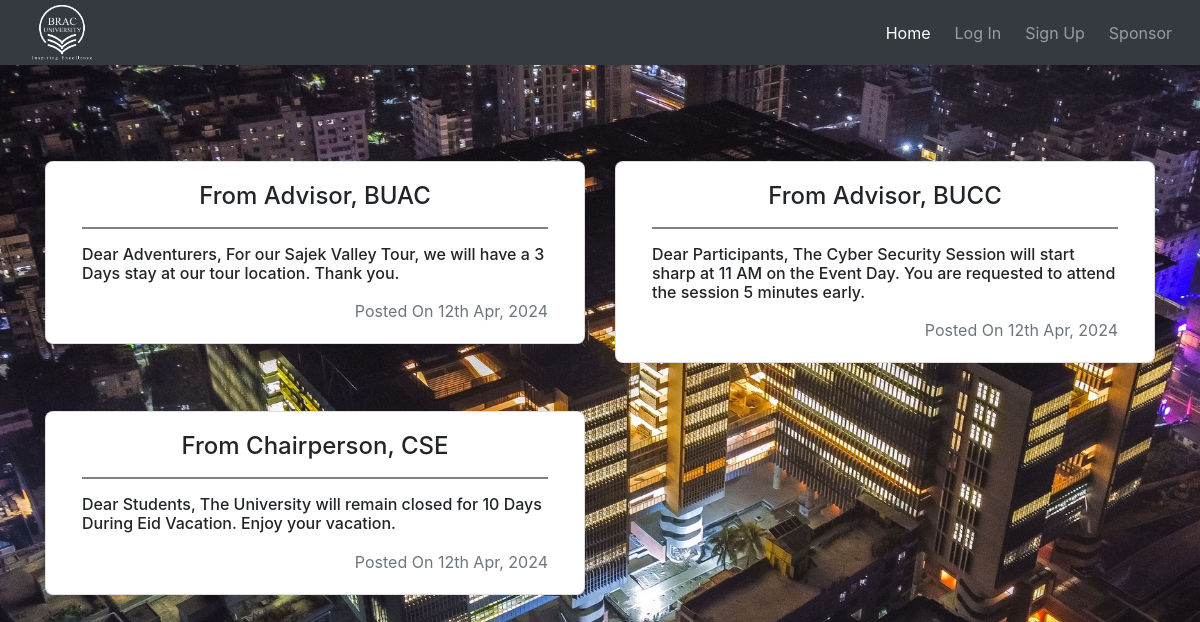
Screenshot of /announcement.php with the database file from the repository.
### tables this page shows
CREATE TABLE `give_announcement` (
  `Department` varchar(255) NOT NULL,
  `Club` varchar(255) NOT NULL,
  `Post` varchar(255) NOT NULL,
  `Publisher` varchar(255) DEFAULT NULL,
  `Date` date DEFAULT NULL
);

CREATE TABLE `advisor` (
  `Advisor_ID` int(11) NOT NULL,
  `Name` varchar(255) NOT NULL,
  `Designation` varchar(255) DEFAULT NULL,
  `Email` varchar(255) NOT NULL,
  `Password` varchar(255) NOT NULL
);

CREATE TABLE `department` (
  `Name` varchar(255) NOT NULL,
  `Head` varchar(255) DEFAULT NULL,
  `Designation` varchar(255) DEFAULT NULL,
  `Email` varchar(255) NOT NULL,
  `Password` varchar(255) NOT NULL,
  `Established` date DEFAULT NULL
);

### announcement.php (the view, shortened to what this page needs)
<?php
include('navbar.php');
?>
<!doctype html>
<html lang="en">
<head>
  <link rel="stylesheet" href="https://stackpath.bootstrapcdn.com/bootstrap/4.3.1/css/bootstrap.min.css">
</head>
<body>
  <?php
    if ($_SESSION["view"] == "Member" || $_SESSION["view"] == "Panel") {
      $dept = $_SESSION["dept"];
      $club = $_SESSION["club"];
      $sql1 = "SELECT * FROM give_announcement WHERE Department = '$dept' AND Club = '$club'";
      $rows = mysqli_query($conn, $sql1);
    } else if ($_SESSION["view"] == "Advisor") {
      $club = $_SESSION["club"];
      $sql2 = "SELECT * FROM give_announcement WHERE Club = '$club' GROUP BY Post";
      $rows = mysqli_query($conn, $sql2);
    } else if ($_SESSION["view"] == "Department") {
      $dept = $_SESSION["name"];
      $sql3 = "SELECT * FROM give_announcement WHERE Department = '$dept' GROUP BY Post";
      $rows = mysqli_query($conn, $sql3);
    } else {
      $sql4 = "SELECT * FROM give_announcement GROUP BY Post";
      $rows = mysqli_query($conn, $sql4);
    }?>
  <div class="container mt-5">
    <div class='row'>
      <?php while ($row = mysqli_fetch_assoc($rows)) { ?>
        <?php
          $tables = array("advisor", "department");
          foreach ($tables as $table) {
            $pub = $row["Publisher"];
            $sql5 = "SELECT * FROM $table WHERE Email = '$pub'";
            $chkrows = mysqli_query($conn, $sql5);
            $chkrow = mysqli_fetch_assoc($chkrows);
            if ($chkrow) {
              break;
            }
          }
        ?>
        <div class='col-md-6'>
          <div class="card mt-5 px-3" style="border-radius: .5rem;">
            <div class="card-body">
              <?php if ($table == "advisor") { ?>
                <h4 class='card-title text-center'>From <?php echo  $chkrow["Designation"]; ?>, <?php echo  $row["Club"]; ?></h4>
              <?php } else { ?>
                <h4 class='card-title text-center'>From <?php echo  $chkrow["Designation"]; ?>, <?php echo  $row["Department"]; ?></h4>
              <?php } ?><hr>
              <h6 class='card-text'><?php echo $row["Post"]; ?></h6>
              <p class="card-text text-muted text-right mt-3 mb-0">Posted On <?php echo date("jS M, Y", strtotime($row["Date"])); ?></p>
            </div>
          </div>
        </div>
      <?php } ?>
    </div>
  </div>
</body>
</html>

### announcement.php (style rules this page uses)
body { background-image: url('misc/campus.jpg'); background-repeat: no-repeat; background-attachment: fixed; background-size: cover; }
hr { border: 1px solid grey; }
html { overflow: scroll; overflow-x: hidden; }

### rows the page displays
give_announcement: advisor.Designation "Advisor", Club "BUAC", Post "Dear Adventurers, For our Sajek Valley Tour, we will have a 3 Days stay at our tour location. Thank you.", Date "12th Apr, 2024"
give_announcement: advisor.Designation "Advisor", Club "BUCC", Post "Dear Participants, The Cyber Security Session will start sharp at 11 AM on the Event Day. You are requested to attend the session 5 minutes early.", Date "12th Apr, 2024"
give_announcement: Department.Designation "Chairperson", Department "CSE", Post "Dear Students, The University will remain closed for 10 Days During Eid Vacation. Enjoy your vacation.", Date "12th Apr, 2024"
